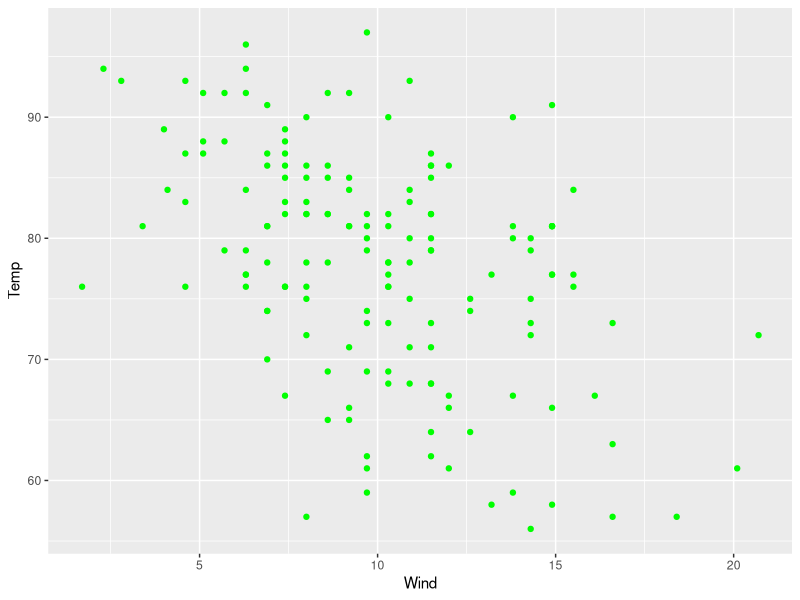
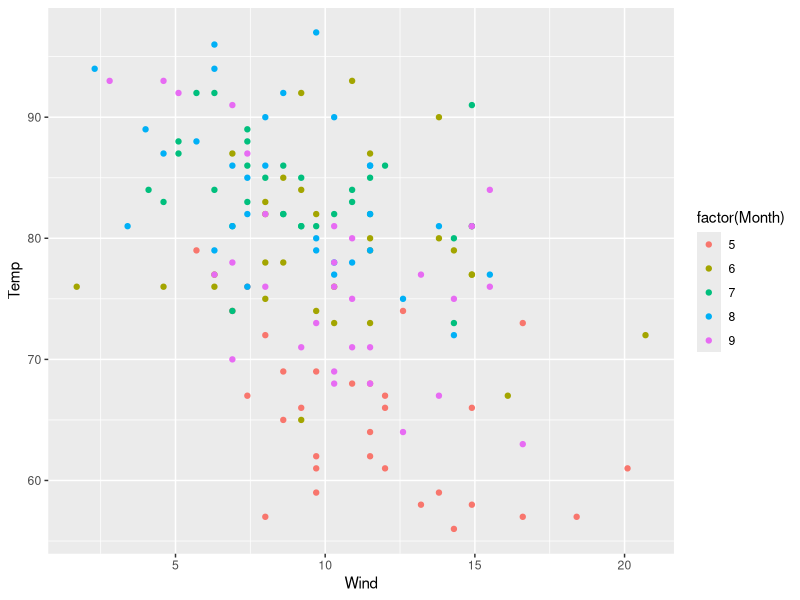
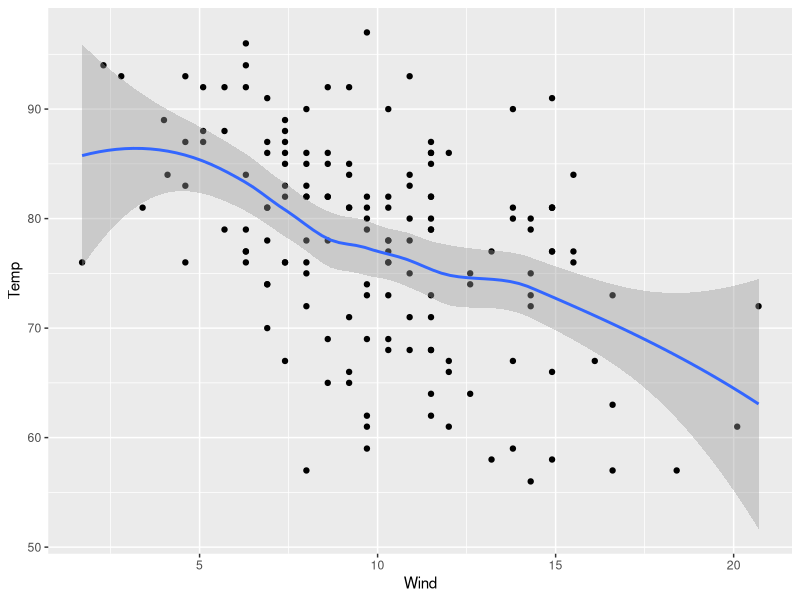
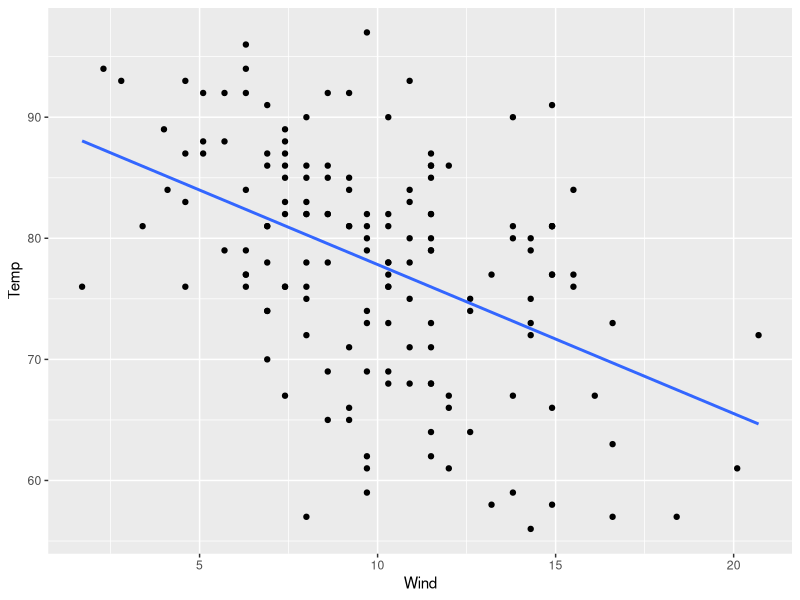
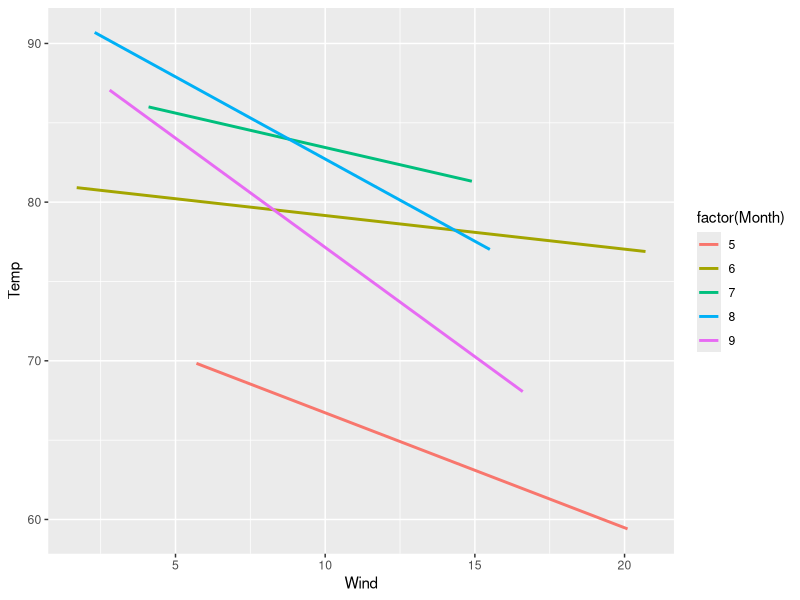
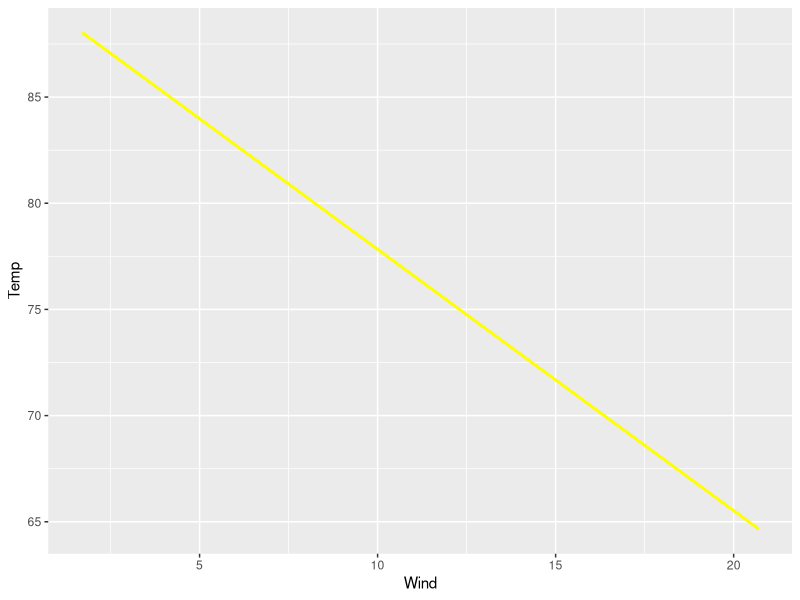
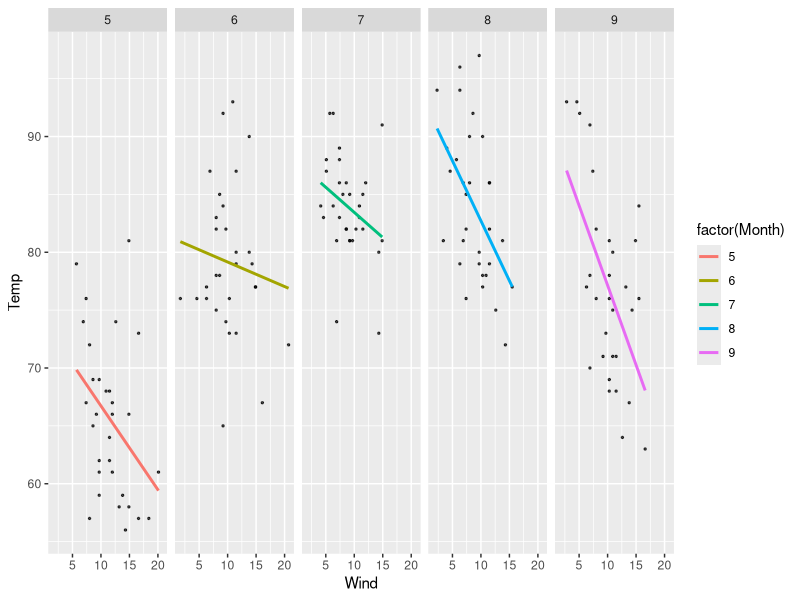
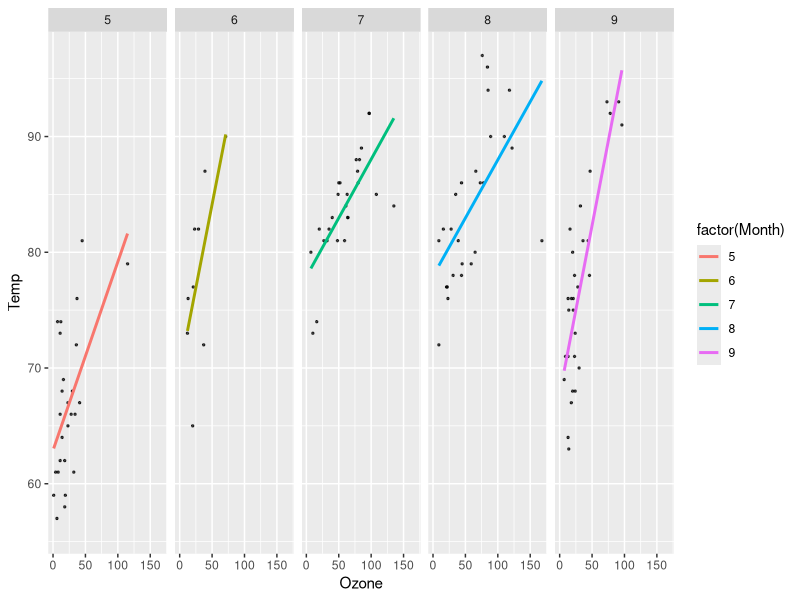

Reproduce these figures in R, in order.
#### GGplot exercise

library(ggplot2)
library(tidyverse)
data(airquality, package="datasets")
as_tibble(airquality)
### Q1 利用 airquality 数据集，x是Wind，y是Temp，进行散点图，绿色
ggplot(data = airquality,aes(x=Wind,y=Temp)) +
  geom_point(color='green')
### Q2 将散点图不同月份用不同颜色标出
ggplot(data = airquality,aes(x=Wind,y=Temp)) +
  geom_point(aes(color=factor(Month)))
### Q3 增加x和y的光滑拟合线
ggplot(data = airquality, mapping = aes(x = Wind, y = Temp)) + 
  geom_point() + 
  stat_smooth(method='loess')
### Q4 增加x和y的线性回归线，不要输出置信带
ggplot(data = airquality, mapping = aes(x = Wind, y = Temp)) + 
  geom_point() + 
  stat_smooth(method='lm',se=FALSE)
### Q5 对于不同月份的数据，分别作x和y的线性回归线，
### 用不同颜色展示，不要输出置信带
ggplot(data=airquality,aes(x=Wind,y=Temp)) +
    stat_smooth(method='lm',se=FALSE,aes(color=factor(Month)))
### Q6 对于不同月份的数据，分别作x和y的线性回归线；再用黄色做出所有数据的
### 线性回归线，用黄色展示，不要输出置信带
ggplot(data=airquality,aes(x=Wind,y=Temp)) +
  stat_smooth(method='lm ', se=FALSE, aes(color=factor(Month))) +
  stat_smooth(method='lm', se=FALSE, color='yellow')
### Q7 按照⽉份分成五个⾯板，每个面板画x和y的回归线和散点图
ggplot(data=airquality,aes(x=Wind,y=Temp)) +
  geom_point(alpha=0.7,size=0.5) +
  stat_smooth(method='lm',se=FALSE,aes(color=factor(Month))) +
  facet_grid(.~Month)
### Q8 按照月份分成五个面板，每个面板画Ozone和Temp散点图，并增加
### 回归线，你认为不同月份的回归线之间有显著区别吗？
ggplot(data=airquality,aes(x=Ozone,y=Temp)) + 
  geom_point(alpha=0.7,size=0.5) +
  stat_smooth(method='lm',se=FALSE,aes(color=factor(Month))) +
  facet_grid(.~Month)
### Q9 夏季的平均臭氧浓度是否更高？请用图展示
airquality.gp = airquality %>% group_by(Month) %>%
  summarise(Ozone.avg = mean(Ozone,na.rm=T))
ggplot(data = airquality.gp,aes(x = Month, y = Ozone.avg)) +  
    geom_point(aes(alpha=1.5,size=1.0))
airquality <- mutate(airquality, season = "")
# 季节分组
airquality$season[airquality$Month == 6|airquality$Month == 7|airquality$Month == 8]="S"
airquality$season[airquality$Month == 5|airquality$Month == 9]="O"
ggplot(data = airquality) + 
  stat_summary(
    mapping = aes(x = season, y = Ozone),
    fun.ymin = min,
    fun.ymax = max,
    fun.y = median)

### Q10 Ozone与风速是否呈现负相关？不同季节中，该相关性是否有变化？
ggplot(data=airquality,aes(x=Ozone,y=Wind)) + 
  geom_point(alpha=0.7,size=0.5) +
  stat_smooth(method='lm',se=FALSE,aes(color=factor(season))) +
  facet_grid(.~season)


